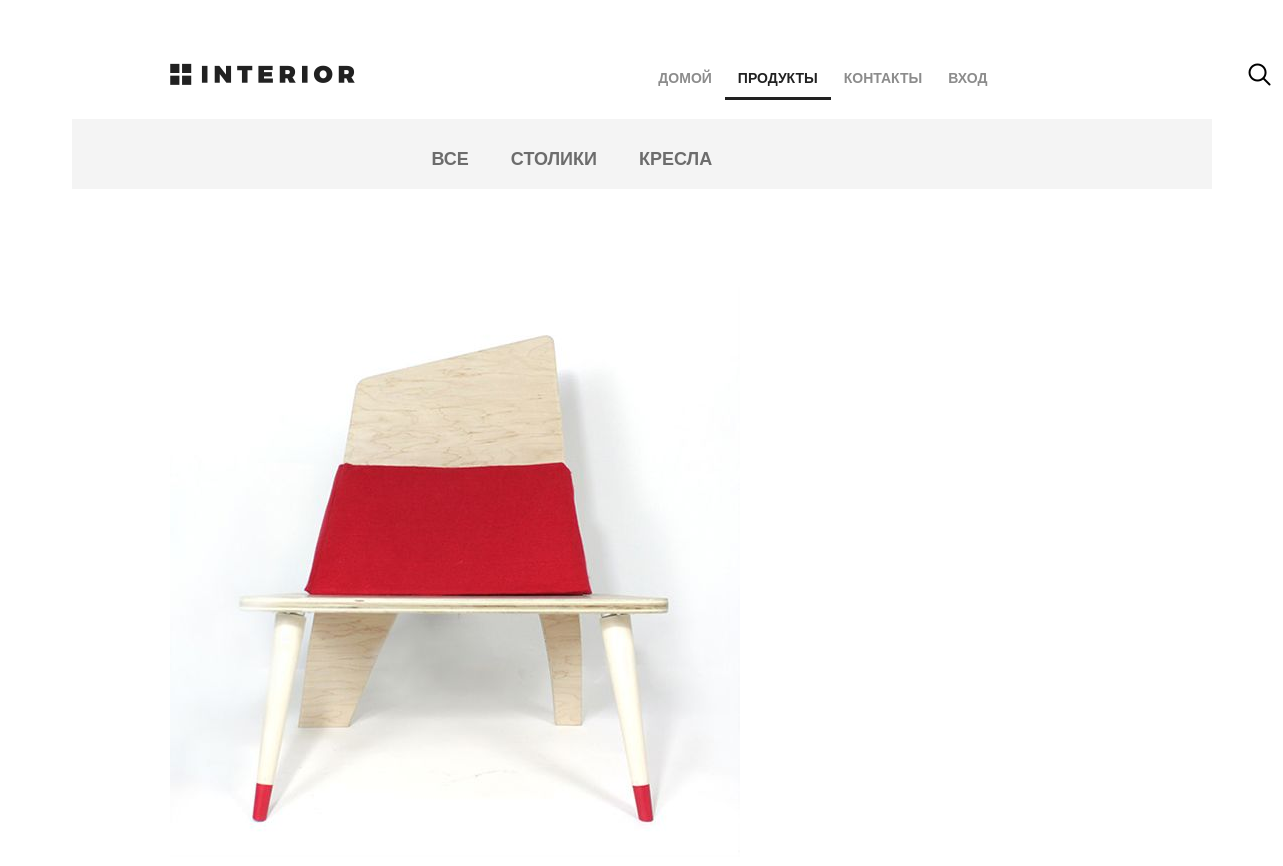
Before: /products/ (upper part) with the older database file.
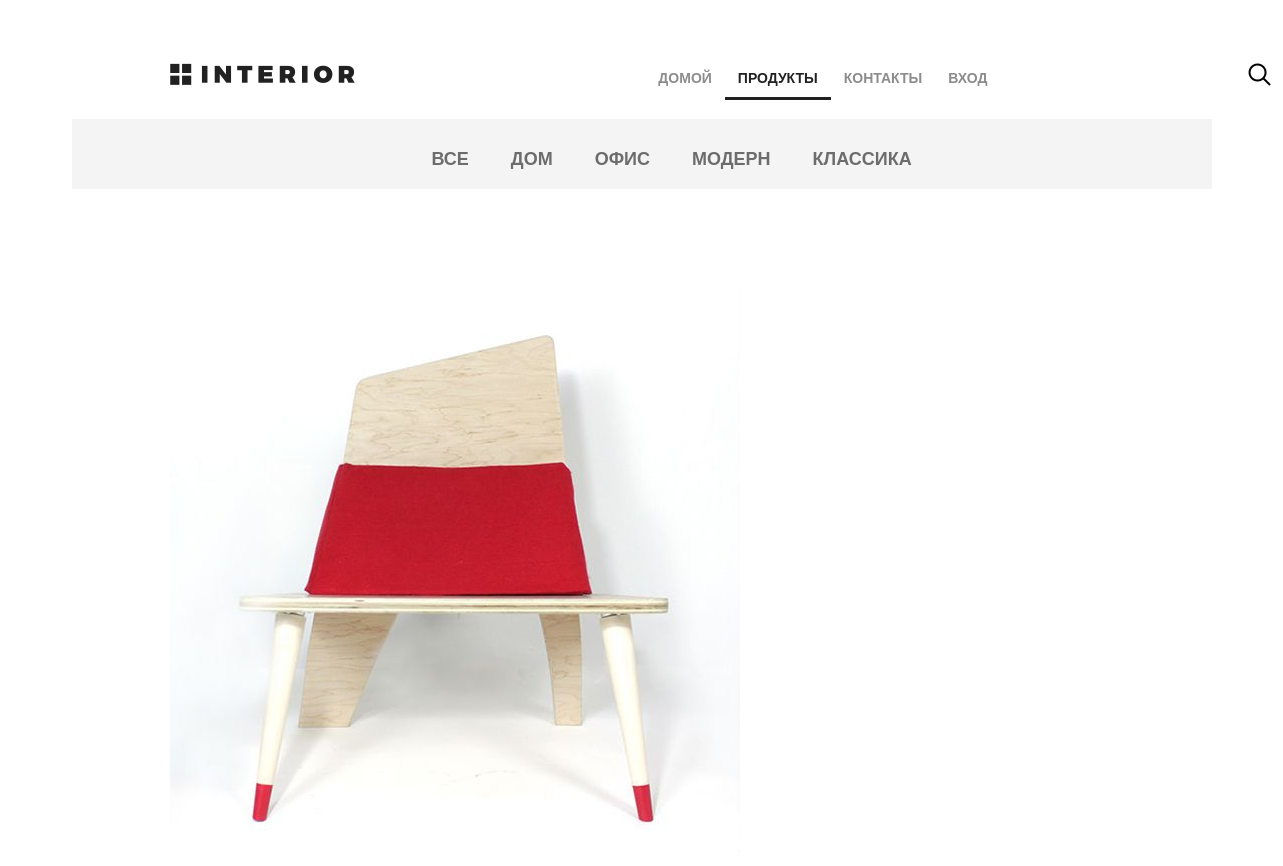
After: the same page with the newer database file.
### mainapp/models.py (models this page shows, shortened)
class ProductCategory(models.Model):
    name = models.CharField(max_length=64, unique=True, verbose_name='имя')
    description = models.TextField(verbose_name='Описание', blank=True)

### mainapp/views.py (the view, shortened to what this page needs)
# urls.py: path('products/', include('mainapp.urls', namespace='products')),
def products(request, pk=None):
    basket = 0
    if request.user.is_authenticated:
        basket = sum(list(Basket.objects.filter(user = request.user).values_list('quantity',flat=True)))
    links_menu = ProductCategory.objects.all()
    same_products = Product.objects.all()[3:5]
    content = {
        'title': 'Товары',
        'links_menu': links_menu,
        'same_products': same_products,
        'basket': basket
    }
    return render(request, 'mainapp/products.html', content)

### mainapp/templates/mainapp/products.html (shortened to what this page needs)
{% extends 'mainapp/base.html' %}
{% load static %}
{% block content %}
		<div class="hero-white">
			<div class="header clearfix">
                <a href="index.html" class="logo"></a>
                    {% include 'mainapp/includes/inc_main_menu.html'%}
            </div>
		</div>
		<div class="details">
			<div class="links clearfix">
                {% include 'mainapp/includes/inc_categories_menu.html' %}
			</div>
			<div class="details-products">
				<div class="details-slider">
					<div class="slider-product">
						<img src="/static/img/slider1.jpg">
					</div>
				</div>
			</div>
		</div>
{% endblock %}

### mainapp/templates/mainapp/includes/inc_categories_menu.html
<ul class="links-menu">
    <li><a href="{% url 'products:category' 0%}"
               {% if request.resolver_match.kwargs.pk == 0 %} class="active"{% endif %}>
        Все</a>
    </li>
    {% for link in links_menu %}
        <li><a href="{% url 'products:category' link.pk %}"
               {% if request.resolver_match.kwargs.pk == link.pk %} class="active"{% endif %}>{{ link.name }}</a></li>
    {% endfor %}
</ul>

Changed rows visible on the page:
changed ProductCategory: name "СТОЛИКИ" → "ДОМ"
changed ProductCategory: name "КРЕСЛА" → "ОФИС"
added ProductCategory: name "МОДЕРН"
added ProductCategory: name "КЛАССИКА"
